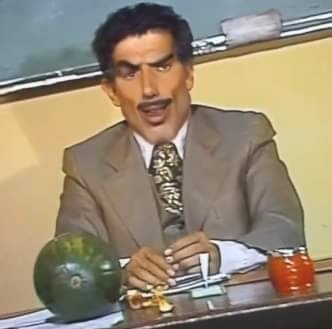
#> input picture meme.jpg, 332 x 329 px
$ python 'Translação Imagem Colorida.py'
#> lines starting #> are read from the running program, lines starting #| are printed output that depends on the picture
import cv2 as cv
import numpy as np
from matplotlib import pyplot as plt

# Carrega a imagem do disco
imgOriginal = cv.imread("meme.jpg")
#> imgOriginal is the input picture: shape (329, 332, 3); mean B, G, R 116.1, 137.5, 151.1

# Verifica se a imagem foi carregada corretamente
if imgOriginal is None:
    # Exibe mensagem de erro caso o arquivo não seja encontrado
    print("Imagem não encontrada!")
else:
    # Converte a imagem de BGR (padrão do OpenCV) para RGB (padrão do Matplotlib)
    img_rgb = cv.cvtColor(imgOriginal, cv.COLOR_BGR2RGB)

    # Obtém as dimensões originais da imagem (linhas/altura e colunas/largura)
    totalLinhas, totalColunas, _ = imgOriginal.shape
#> totalLinhas = 329; totalColunas = 332

    # Cria a matriz de translação: deslocamento de 100px em X (direita) e 100px em Y (baixo)
    matriz  = np.float32([[1,0,100],[0,1,100]])

    # Aplica a transformação afim (translação) na imagem
    imgDeslocada = cv.warpAffine(img_rgb, matriz, (totalColunas, totalLinhas))
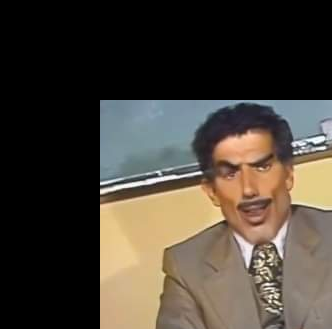
#> imgDeslocada: shape (329, 332, 3); mean R, G, B 73.8, 66.2, 56.4

    # Cria uma nova figura no Matplotlib com tamanho de 5x4 polegadas
    fig = plt.figure(figsize=(5, 4))
    # Plota a imagem resultante transladada
    plt.imshow(imgDeslocada)
    # Adiciona um título ao gráfico
    plt.title("Imagem deslocada 100px para baixo e para a direita")
    # Remove a exibição dos eixos (coordenadas) da imagem
    plt.axis('off')
    # Renderiza e exibe a janela na tela
    plt.show()
